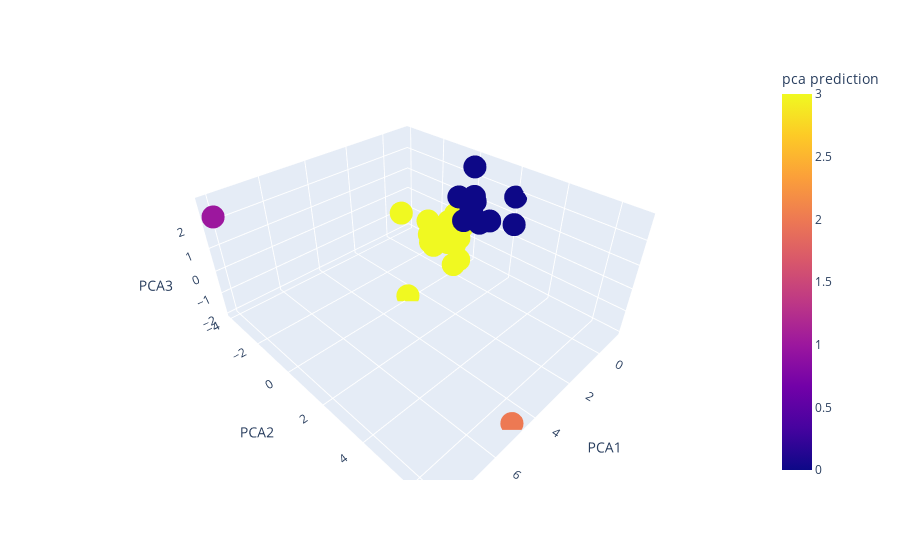

Notebook cell for this chart:
### Code cell
# source 03 to create 3D scatter plot
# since there are 3 PCA components, its better to look at a 3D plot

# need to reset the index
market_pca_predictions_df = market_pca_predictions_df.reset_index()

# source 04 to display hover columns

import plotly.express as px
fig = px.scatter_3d(market_pca_predictions_df, x='PCA1', y='PCA2', z='PCA3',
                    color='pca prediction', hover_data=['coin_id'])

fig.show()

### Figure 1 — Plotly figure (JSON) as saved in the notebook; plotly's stock layout.template omitted (floating-point values rounded to 4 significant figures)
{"data": [{"customdata": [["bitcoin"], ["ethereum"], ["tether"], ["ripple"], ["bitcoin-cash"], ["binancecoin"], ["chainlink"], ["cardano"], ["litecoin"], ["bitcoin-cash-sv"], ["crypto-com-chain"], ["usd-coin"], ["eos"], ["monero"], ["tron"], ["tezos"], ["okb"], ["stellar"], ["cosmos"], ["cdai"], ["neo"], ["wrapped-bitcoin"], ["leo-token"], ["huobi-token"], ["nem"], ["binance-usd"], ["iota"], ["vechain"], ["zcash"], ["theta-token"], ["dash"], ["ethereum-classic"], ["ethlend"], ["maker"], ["havven"], ["omisego"], ["celsius-degree-token"], ["ontology"], ["ftx-token"], ["true-usd"], ["digibyte"]], "hovertemplate": "PCA1=%{x}<br>PCA2=%{y}<br>PCA3=%{z}<br>coin_id=%{customdata[0]}<br>pca prediction=%{marker.color}<extra></extra>", "legendgroup": "", "marker": {"color": [0, 0, 3, 3, 0, 0, 0, 0, 0, 3, 3, 3, 3, 0, 3, 0, 3, 3, 0, 3, 3, 0, 3, 3, 3, 3, 3, 3, 0, 3, 3, 3, 1, 0, 3, 3, 2, 3, 3, 3, 3], "coloraxis": "coloraxis", "symbol": "circle"}, "mode": "markers", "name": "", "scene": "scene", "showlegend": false, "type": "scatter3d", "x": [-0.6007, -0.4583, -0.4331, -0.4718, -1.158, -0.5165, -0.4507, -0.3456, -0.6495, -0.759, -0.2482, -0.4384, -0.6934, 0.0605, -0.3934, -0.7962, 0.06407, -0.489, -0.3063, -0.5135, -0.3621, -0.6043, -0.4133, -0.4075, 0.609, -0.4502, -0.7647, -0.5563, -0.4251, 2.677, -0.6139, -0.5799, 8.089, -0.389, 0.8658, 0.1117, 4.792, -0.6324, -0.5931, -0.4581, -0.2979], "y": [0.8428, 0.4585, -0.1681, -0.2227, 2.041, 1.388, 0.5177, 0.7294, 0.4322, -0.2012, -1.376, -0.1753, -0.4738, 2.909, -0.1082, -0.4944, -1.27, -0.7327, 0.7034, -0.1428, -0.9869, 0.8274, -0.6741, -0.2125, 0.5635, -0.151, -0.5179, -1.938, 0.493, -0.01395, -0.4793, -0.3563, -3.897, 0.165, -2.262, 0.4283, 6.768, -2.108, 0.02148, -0.1357, -0.1911], "z": [0.4616, 0.9529, -0.6418, -0.4791, 1.86, 0.8041, 2.846, 1.478, 0.6003, -0.2177, -1.462, -0.6634, -0.5276, 1.499, -0.01276, 1.083, -1.099, -0.06254, 1.714, -0.6566, -0.7288, 0.4393, -1.077, -0.3514, -1.149, -0.6474, 0.205, -1.262, 1.058, -1.965, 0.3396, -0.1149, 2.301, 0.3794, 0.2756, -1.205, -1.987, -0.6522, 0.2099, -0.6353, -0.9096]}], "layout": {"autosize": true, "coloraxis": {"colorbar": {"title": {"text": "pca prediction"}}, "colorscale": [[0, "#0d0887"], [0.1111, "#46039f"], [0.2222, "#7201a8"], [0.3333, "#9c179e"], [0.4444, "#bd3786"], [0.5556, "#d8576b"], [0.6667, "#ed7953"], [0.7778, "#fb9f3a"], [0.8889, "#fdca26"], [1, "#f0f921"]]}, "legend": {"tracegroupgap": 0}, "margin": {"t": 60}, "scene": {"aspectmode": "auto", "aspectratio": {"x": 1.184, "y": 1.365, "z": 0.6187}, "domain": {"x": [0, 1], "y": [0, 1]}, "xaxis": {"title": {"text": "PCA1"}, "type": "linear"}, "yaxis": {"title": {"text": "PCA2"}, "type": "linear"}, "zaxis": {"title": {"text": "PCA3"}, "type": "linear"}}}}
